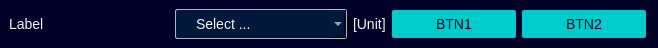
<?xml version="1.0" encoding="UTF-8"?>
<ui version="4.0">
 <class>CardComboBox</class>
 <widget class="QMainWindow" name="CardComboBox">
  <property name="geometry">
   <rect>
    <x>0</x>
    <y>0</y>
    <width>658</width>
    <height>48</height>
   </rect>
  </property>
  <property name="sizePolicy">
   <sizepolicy hsizetype="Expanding" vsizetype="Preferred">
    <horstretch>0</horstretch>
    <verstretch>0</verstretch>
   </sizepolicy>
  </property>
  <property name="windowTitle">
   <string>MainWindow</string>
  </property>
  <property name="styleSheet">
   <string notr="true">*{
	border:none;
	background: #000028;
	padding: 0;
	margin: 0;
	color: #f3f3f0;
	font-family: &quot;SiemensSansPro_A_Bd&quot;;
	font-size: 14px;
}

QPushButton {
	min-width: 100px;
	max-width: 100px;
    padding: 6px 12px 6px 12px;
    border-radius: 2px;
    opacity: 1;
	text-align:center;
	background-color: #00CCCC;	
	color: #000028;
}

QPushButton:hover {
	background-color: #00FFB9;
}

QPushButton:pressed {	
	background-color: #00E5AA;
}





</string>
  </property>
  <widget class="QWidget" name="centralwidget">
   <property name="sizePolicy">
    <sizepolicy hsizetype="Expanding" vsizetype="Expanding">
     <horstretch>0</horstretch>
     <verstretch>0</verstretch>
    </sizepolicy>
   </property>
   <layout class="QHBoxLayout" name="horizontalLayout">
    <property name="spacing">
     <number>0</number>
    </property>
    <property name="leftMargin">
     <number>0</number>
    </property>
    <property name="topMargin">
     <number>0</number>
    </property>
    <property name="rightMargin">
     <number>0</number>
    </property>
    <property name="bottomMargin">
     <number>0</number>
    </property>
    <item>
     <widget class="QWidget" name="widget" native="true">
      <property name="sizePolicy">
       <sizepolicy hsizetype="Expanding" vsizetype="Preferred">
        <horstretch>0</horstretch>
        <verstretch>0</verstretch>
       </sizepolicy>
      </property>
      <layout class="QHBoxLayout" name="horizontalLayout_2">
       <item>
        <widget class="QLabel" name="label">
         <property name="sizePolicy">
          <sizepolicy hsizetype="Preferred" vsizetype="Preferred">
           <horstretch>0</horstretch>
           <verstretch>0</verstretch>
          </sizepolicy>
         </property>
         <property name="minimumSize">
          <size>
           <width>160</width>
           <height>0</height>
          </size>
         </property>
         <property name="palette">
          <palette>
           <active>
            <colorrole role="WindowText">
             <brush brushstyle="SolidPattern">
              <color alpha="255">
               <red>243</red>
               <green>243</green>
               <blue>240</blue>
              </color>
             </brush>
            </colorrole>
            <colorrole role="Button">
             <brush brushstyle="SolidPattern">
              <color alpha="255">
               <red>0</red>
               <green>0</green>
               <blue>40</blue>
              </color>
             </brush>
            </colorrole>
            <colorrole role="Text">
             <brush brushstyle="SolidPattern">
              <color alpha="255">
               <red>243</red>
               <green>243</green>
               <blue>240</blue>
              </color>
             </brush>
            </colorrole>
            <colorrole role="ButtonText">
             <brush brushstyle="SolidPattern">
              <color alpha="255">
               <red>243</red>
               <green>243</green>
               <blue>240</blue>
              </color>
             </brush>
            </colorrole>
            <colorrole role="Base">
             <brush brushstyle="SolidPattern">
              <color alpha="255">
               <red>0</red>
               <green>0</green>
               <blue>40</blue>
              </color>
             </brush>
            </colorrole>
            <colorrole role="Window">
             <brush brushstyle="SolidPattern">
              <color alpha="255">
               <red>0</red>
               <green>0</green>
               <blue>40</blue>
              </color>
             </brush>
            </colorrole>
            <colorrole role="PlaceholderText">
             <brush brushstyle="SolidPattern">
              <color alpha="128">
               <red>243</red>
               <green>243</green>
               <blue>240</blue>
              </color>
             </brush>
            </colorrole>
           </active>
           <inactive>
            <colorrole role="WindowText">
             <brush brushstyle="SolidPattern">
              <color alpha="255">
               <red>243</red>
               <green>243</green>
               <blue>240</blue>
              </color>
             </brush>
            </colorrole>
            <colorrole role="Button">
             <brush brushstyle="SolidPattern">
              <color alpha="255">
               <red>0</red>
               <green>0</green>
               <blue>40</blue>
              </color>
             </brush>
            </colorrole>
            <colorrole role="Text">
             <brush brushstyle="SolidPattern">
              <color alpha="255">
               <red>243</red>
               <green>243</green>
               <blue>240</blue>
              </color>
             </brush>
            </colorrole>
            <colorrole role="ButtonText">
             <brush brushstyle="SolidPattern">
              <color alpha="255">
               <red>243</red>
               <green>243</green>
               <blue>240</blue>
              </color>
             </brush>
            </colorrole>
            <colorrole role="Base">
             <brush brushstyle="SolidPattern">
              <color alpha="255">
               <red>0</red>
               <green>0</green>
               <blue>40</blue>
              </color>
             </brush>
            </colorrole>
            <colorrole role="Window">
             <brush brushstyle="SolidPattern">
              <color alpha="255">
               <red>0</red>
               <green>0</green>
               <blue>40</blue>
              </color>
             </brush>
            </colorrole>
            <colorrole role="PlaceholderText">
             <brush brushstyle="SolidPattern">
              <color alpha="128">
               <red>243</red>
               <green>243</green>
               <blue>240</blue>
              </color>
             </brush>
            </colorrole>
           </inactive>
           <disabled>
            <colorrole role="WindowText">
             <brush brushstyle="SolidPattern">
              <color alpha="255">
               <red>243</red>
               <green>243</green>
               <blue>240</blue>
              </color>
             </brush>
            </colorrole>
            <colorrole role="Button">
             <brush brushstyle="SolidPattern">
              <color alpha="255">
               <red>0</red>
               <green>0</green>
               <blue>40</blue>
              </color>
             </brush>
            </colorrole>
            <colorrole role="Text">
             <brush brushstyle="SolidPattern">
              <color alpha="255">
               <red>243</red>
               <green>243</green>
               <blue>240</blue>
              </color>
             </brush>
            </colorrole>
            <colorrole role="ButtonText">
             <brush brushstyle="SolidPattern">
              <color alpha="255">
               <red>243</red>
               <green>243</green>
               <blue>240</blue>
              </color>
             </brush>
            </colorrole>
            <colorrole role="Base">
             <brush brushstyle="SolidPattern">
              <color alpha="255">
               <red>0</red>
               <green>0</green>
               <blue>40</blue>
              </color>
             </brush>
            </colorrole>
            <colorrole role="Window">
             <brush brushstyle="SolidPattern">
              <color alpha="255">
               <red>0</red>
               <green>0</green>
               <blue>40</blue>
              </color>
             </brush>
            </colorrole>
            <colorrole role="PlaceholderText">
             <brush brushstyle="SolidPattern">
              <color alpha="128">
               <red>243</red>
               <green>243</green>
               <blue>240</blue>
              </color>
             </brush>
            </colorrole>
           </disabled>
          </palette>
         </property>
         <property name="styleSheet">
          <string notr="true">/* Base */
QLabel{	
	min-width: 160px;
	max-width: 160px;
}
</string>
         </property>
         <property name="text">
          <string>Label</string>
         </property>
        </widget>
       </item>
       <item>
        <widget class="QComboBox" name="value">
         <property name="sizePolicy">
          <sizepolicy hsizetype="Preferred" vsizetype="Fixed">
           <horstretch>0</horstretch>
           <verstretch>0</verstretch>
          </sizepolicy>
         </property>
         <property name="minimumSize">
          <size>
           <width>172</width>
           <height>30</height>
          </size>
         </property>
         <property name="autoFillBackground">
          <bool>false</bool>
         </property>
         <property name="styleSheet">
          <string notr="true">/* Base */
QComboBox{	
	padding: 5px;
	padding-left: 20px;
	padding-right: 20px;	
	min-width: 130;
	min-height: 18px;
	max-width: 130px;
	max-height: 18px;
	border-radius: 2px;
	border: 1px solid #B3B3BE;
	background-color: #00183B;
}

/* Mouser over Selector */
QComboBox:hover{
	background-color: #001F39;
	border: 1px solid #00FFB9;
}

/* Selection list colors */
QComboBox QAbstractItemView {
	background-color: #2D2D45;		/* background color */
	padding: 0px;
}

/*  Mouser over selection list   */
QComboBox QAbstractItemView::item:hover {
	padding: 0px;     
	padding-left: 10px;	
}
</string>
         </property>
         <property name="maxVisibleItems">
          <number>10</number>
         </property>
         <property name="placeholderText">
          <string>Select ...</string>
         </property>
         <property name="frame">
          <bool>true</bool>
         </property>
         <item>
          <property name="text">
           <string>Option 1</string>
          </property>
         </item>
         <item>
          <property name="text">
           <string>Option 2</string>
          </property>
         </item>
         <item>
          <property name="text">
           <string>Option 3</string>
          </property>
         </item>
        </widget>
       </item>
       <item>
        <widget class="QLabel" name="unit">
         <property name="sizePolicy">
          <sizepolicy hsizetype="Maximum" vsizetype="Preferred">
           <horstretch>0</horstretch>
           <verstretch>0</verstretch>
          </sizepolicy>
         </property>
         <property name="palette">
          <palette>
           <active>
            <colorrole role="WindowText">
             <brush brushstyle="SolidPattern">
              <color alpha="255">
               <red>243</red>
               <green>243</green>
               <blue>240</blue>
              </color>
             </brush>
            </colorrole>
            <colorrole role="Button">
             <brush brushstyle="SolidPattern">
              <color alpha="255">
               <red>0</red>
               <green>0</green>
               <blue>40</blue>
              </color>
             </brush>
            </colorrole>
            <colorrole role="Text">
             <brush brushstyle="SolidPattern">
              <color alpha="255">
               <red>243</red>
               <green>243</green>
               <blue>240</blue>
              </color>
             </brush>
            </colorrole>
            <colorrole role="ButtonText">
             <brush brushstyle="SolidPattern">
              <color alpha="255">
               <red>243</red>
               <green>243</green>
               <blue>240</blue>
              </color>
             </brush>
            </colorrole>
            <colorrole role="Base">
             <brush brushstyle="SolidPattern">
              <color alpha="255">
               <red>0</red>
               <green>0</green>
               <blue>40</blue>
              </color>
             </brush>
            </colorrole>
            <colorrole role="Window">
             <brush brushstyle="SolidPattern">
              <color alpha="255">
               <red>0</red>
               <green>0</green>
               <blue>40</blue>
              </color>
             </brush>
            </colorrole>
            <colorrole role="PlaceholderText">
             <brush brushstyle="SolidPattern">
              <color alpha="128">
               <red>243</red>
               <green>243</green>
               <blue>240</blue>
              </color>
             </brush>
            </colorrole>
           </active>
           <inactive>
            <colorrole role="WindowText">
             <brush brushstyle="SolidPattern">
              <color alpha="255">
               <red>243</red>
               <green>243</green>
               <blue>240</blue>
              </color>
             </brush>
            </colorrole>
            <colorrole role="Button">
             <brush brushstyle="SolidPattern">
              <color alpha="255">
               <red>0</red>
               <green>0</green>
               <blue>40</blue>
              </color>
             </brush>
            </colorrole>
            <colorrole role="Text">
             <brush brushstyle="SolidPattern">
              <color alpha="255">
               <red>243</red>
               <green>243</green>
               <blue>240</blue>
              </color>
             </brush>
            </colorrole>
            <colorrole role="ButtonText">
             <brush brushstyle="SolidPattern">
              <color alpha="255">
               <red>243</red>
               <green>243</green>
               <blue>240</blue>
              </color>
             </brush>
            </colorrole>
            <colorrole role="Base">
             <brush brushstyle="SolidPattern">
              <color alpha="255">
               <red>0</red>
               <green>0</green>
               <blue>40</blue>
              </color>
             </brush>
            </colorrole>
            <colorrole role="Window">
             <brush brushstyle="SolidPattern">
              <color alpha="255">
               <red>0</red>
               <green>0</green>
               <blue>40</blue>
              </color>
             </brush>
            </colorrole>
            <colorrole role="PlaceholderText">
             <brush brushstyle="SolidPattern">
              <color alpha="128">
               <red>243</red>
               <green>243</green>
               <blue>240</blue>
              </color>
             </brush>
            </colorrole>
           </inactive>
           <disabled>
            <colorrole role="WindowText">
             <brush brushstyle="SolidPattern">
              <color alpha="255">
               <red>243</red>
               <green>243</green>
               <blue>240</blue>
              </color>
             </brush>
            </colorrole>
            <colorrole role="Button">
             <brush brushstyle="SolidPattern">
              <color alpha="255">
               <red>0</red>
               <green>0</green>
               <blue>40</blue>
              </color>
             </brush>
            </colorrole>
            <colorrole role="Text">
             <brush brushstyle="SolidPattern">
              <color alpha="255">
               <red>243</red>
               <green>243</green>
               <blue>240</blue>
              </color>
             </brush>
            </colorrole>
            <colorrole role="ButtonText">
             <brush brushstyle="SolidPattern">
              <color alpha="255">
               <red>243</red>
               <green>243</green>
               <blue>240</blue>
              </color>
             </brush>
            </colorrole>
            <colorrole role="Base">
             <brush brushstyle="SolidPattern">
              <color alpha="255">
               <red>0</red>
               <green>0</green>
               <blue>40</blue>
              </color>
             </brush>
            </colorrole>
            <colorrole role="Window">
             <brush brushstyle="SolidPattern">
              <color alpha="255">
               <red>0</red>
               <green>0</green>
               <blue>40</blue>
              </color>
             </brush>
            </colorrole>
            <colorrole role="PlaceholderText">
             <brush brushstyle="SolidPattern">
              <color alpha="128">
               <red>243</red>
               <green>243</green>
               <blue>240</blue>
              </color>
             </brush>
            </colorrole>
           </disabled>
          </palette>
         </property>
         <property name="text">
          <string>[Unit]</string>
         </property>
        </widget>
       </item>
       <item>
        <widget class="QPushButton" name="btn1">
         <property name="enabled">
          <bool>true</bool>
         </property>
         <property name="text">
          <string>BTN1</string>
         </property>
        </widget>
       </item>
       <item>
        <widget class="QPushButton" name="btn2">
         <property name="enabled">
          <bool>true</bool>
         </property>
         <property name="text">
          <string>BTN2</string>
         </property>
        </widget>
       </item>
      </layout>
     </widget>
    </item>
   </layout>
  </widget>
 </widget>
 <resources/>
 <connections/>
</ui>
